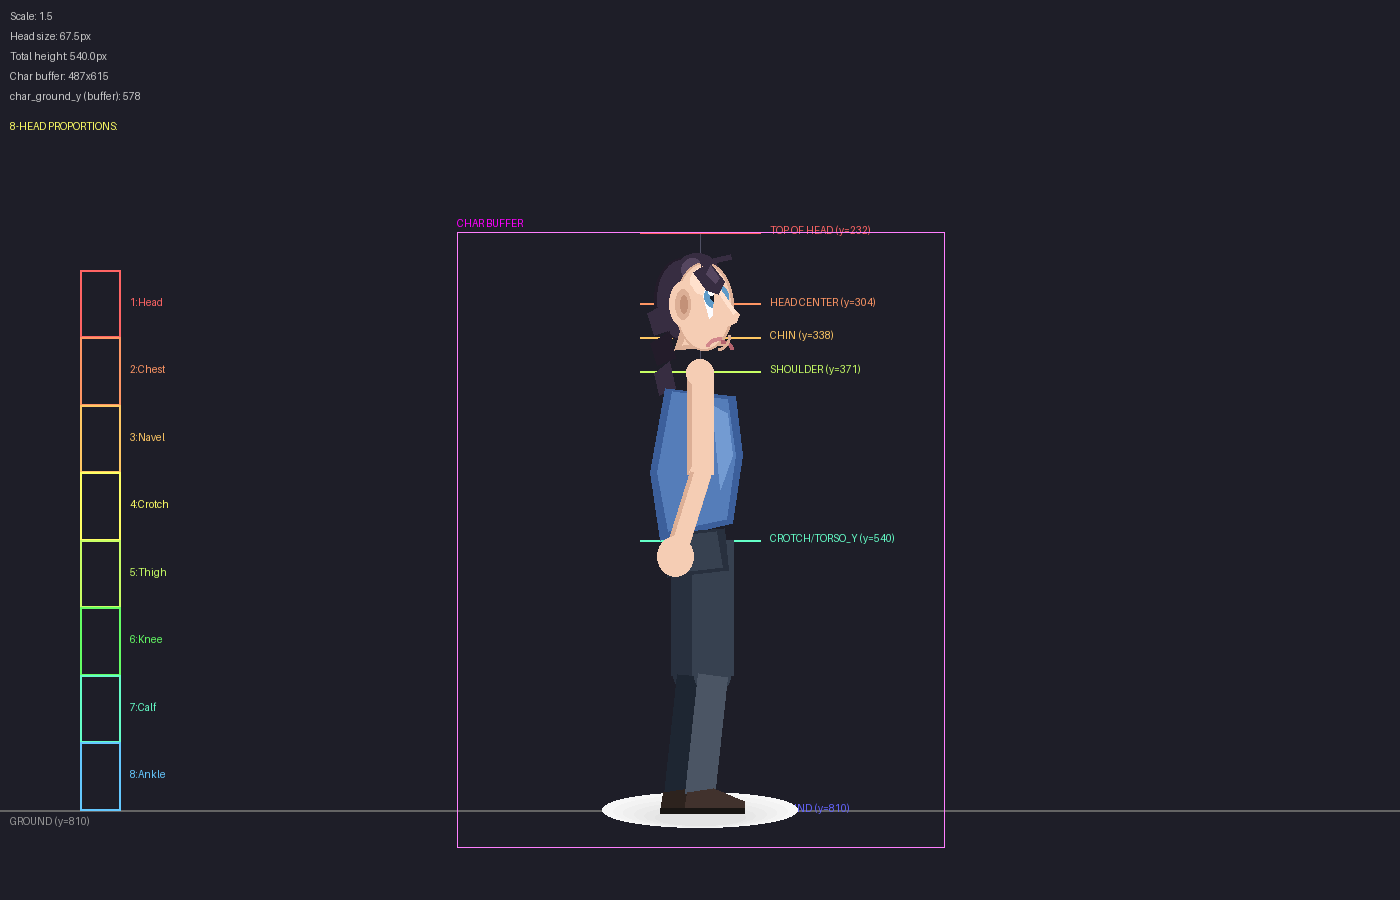

Here is the Python script that generated this plot:
#!/usr/bin/env python3
"""Debug side profile - visualize coordinate positions."""
import sys
sys.path.insert(0, '/mnt/e/projects/toonz')

from PIL import Image, ImageDraw, ImageFont
from pipeline.animation import FacialAnimator, Emotion
from fullbody_animation import FullBodyCharacter, BodyProportions

def main():
    WIDTH, HEIGHT = 1400, 900

    print("Debug side profile - showing coordinate markers")

    img = Image.new('RGBA', (WIDTH, HEIGHT), (30, 30, 40))
    draw = ImageDraw.Draw(img)

    # Create character
    ground_y = int(HEIGHT * 0.9)
    char_x = WIDTH // 2
    scale = 1.5

    character = FullBodyCharacter(char_x, ground_y, scale=scale)
    character.set_view(90)  # Side profile

    p = character.proportions
    s = character.scale

    # Draw ground line
    draw.line([(0, ground_y), (WIDTH, ground_y)], fill=(100, 100, 100), width=2)
    draw.text((10, ground_y + 5), f"GROUND (y={ground_y})", fill=(150, 150, 150))

    # Calculate key positions (same as in draw() method)
    char_width = int(p.shoulder_width * 2.5 + 100 * s)
    char_height = int(p.total_height + 50 * s)
    char_ground_y = char_height - int(25 * s)
    char_center_x = char_width // 2

    # These are positions WITHIN the temp buffer
    body_bob = 0
    hip_sway = 0
    torso_x = char_center_x + hip_sway
    torso_y = char_ground_y - p.crotch_y + body_bob  # This is CROTCH Y in buffer

    head_y_buffer = char_ground_y - p.total_height + p.head_size * 0.5 + body_bob
    shoulder_y_buffer = char_ground_y - p.total_height + p.shoulder_y + body_bob
    neck_y_buffer = char_ground_y - p.total_height + p.chin_y + body_bob

    # Convert to screen coordinates
    paste_x = int(char_x - char_width // 2)
    paste_y = int(ground_y - char_height + 25 * s)

    # Screen positions
    screen_ground = ground_y
    screen_top = paste_y
    screen_head_center = paste_y + head_y_buffer
    screen_chin = paste_y + neck_y_buffer
    screen_shoulder = paste_y + shoulder_y_buffer
    screen_crotch = paste_y + torso_y
    screen_center_x = char_x

    # Draw debug info
    draw.text((10, 10), f"Scale: {scale}", fill=(200, 200, 200))
    draw.text((10, 30), f"Head size: {p.head_size:.1f}px", fill=(200, 200, 200))
    draw.text((10, 50), f"Total height: {p.total_height:.1f}px", fill=(200, 200, 200))
    draw.text((10, 70), f"Char buffer: {char_width}x{char_height}", fill=(200, 200, 200))
    draw.text((10, 90), f"char_ground_y (buffer): {char_ground_y}", fill=(200, 200, 200))

    # Draw proportions reference on the left
    ref_x = 100
    ref_ground = ground_y
    ref_top = ref_ground - p.total_height

    draw.text((10, 120), "8-HEAD PROPORTIONS:", fill=(255, 255, 100))

    colors = [
        (255, 100, 100),  # Head 1
        (255, 150, 100),  # Head 2
        (255, 200, 100),  # Head 3
        (255, 255, 100),  # Head 4
        (200, 255, 100),  # Head 5
        (100, 255, 100),  # Head 6
        (100, 255, 200),  # Head 7
        (100, 200, 255),  # Head 8
    ]

    labels = ["1:Head", "2:Chest", "3:Navel", "4:Crotch", "5:Thigh", "6:Knee", "7:Calf", "8:Ankle"]

    for i in range(8):
        y_top = ref_top + i * p.head_size
        y_bot = y_top + p.head_size
        draw.rectangle([ref_x - 20, y_top, ref_x + 20, y_bot], outline=colors[i], width=2)
        draw.text((ref_x + 30, y_top + p.head_size/2 - 8), labels[i], fill=colors[i])

    # Draw vertical line at character center
    draw.line([(screen_center_x, screen_top), (screen_center_x, screen_ground)],
              fill=(80, 80, 100), width=1)

    # Draw horizontal markers at key positions
    marker_len = 60

    def draw_marker(y, label, color, offset=0):
        draw.line([(screen_center_x - marker_len + offset, y),
                   (screen_center_x + marker_len + offset, y)], fill=color, width=2)
        draw.text((screen_center_x + marker_len + 10 + offset, y - 8),
                  f"{label} (y={y:.0f})", fill=color)

    draw_marker(screen_top, "TOP OF HEAD", (255, 100, 100))
    draw_marker(screen_head_center, "HEAD CENTER", (255, 150, 100))
    draw_marker(screen_chin, "CHIN", (255, 200, 100))
    draw_marker(screen_shoulder, "SHOULDER", (200, 255, 100))
    draw_marker(screen_crotch, "CROTCH/TORSO_Y", (100, 255, 200))
    draw_marker(screen_ground, "GROUND", (100, 100, 255))

    # Now render the actual character
    facial = FacialAnimator()
    facial.set_emotion(Emotion.NEUTRAL)

    dt = 1.0 / 24
    face = facial.update(dt)
    anim_state = character.update(dt, 0, 24, time=0, target_pos=(char_x, ground_y))

    # Draw character
    character.draw(img, face, anim_state, (0, 0))

    # Draw buffer outline where character is pasted
    draw.rectangle([paste_x, paste_y, paste_x + char_width, paste_y + char_height],
                   outline=(255, 0, 255, 128), width=1)
    draw.text((paste_x, paste_y - 15), "CHAR BUFFER", fill=(255, 0, 255))

    # Print debug values
    print(f"\n=== COORDINATE DEBUG ===")
    print(f"Ground Y: {ground_y}")
    print(f"Character center X: {char_x}")
    print(f"Scale: {scale}")
    print(f"")
    print(f"Proportions:")
    print(f"  head_size: {p.head_size}")
    print(f"  total_height: {p.total_height}")
    print(f"  chin_y: {p.chin_y} (from top)")
    print(f"  shoulder_y: {p.shoulder_y} (from top)")
    print(f"  crotch_y: {p.crotch_y} (from top)")
    print(f"")
    print(f"Buffer coordinates:")
    print(f"  char_ground_y: {char_ground_y}")
    print(f"  head_y: {head_y_buffer}")
    print(f"  neck_y: {neck_y_buffer}")
    print(f"  shoulder_y: {shoulder_y_buffer}")
    print(f"  torso_y (crotch): {torso_y}")
    print(f"")
    print(f"Screen coordinates:")
    print(f"  paste position: ({paste_x}, {paste_y})")
    print(f"  head center: {screen_head_center}")
    print(f"  shoulder: {screen_shoulder}")
    print(f"  crotch: {screen_crotch}")

    output_path = "debug_side_profile.png"
    img.save(output_path)
    print(f"\nOutput: {output_path}")

if __name__ == "__main__":
    main()
